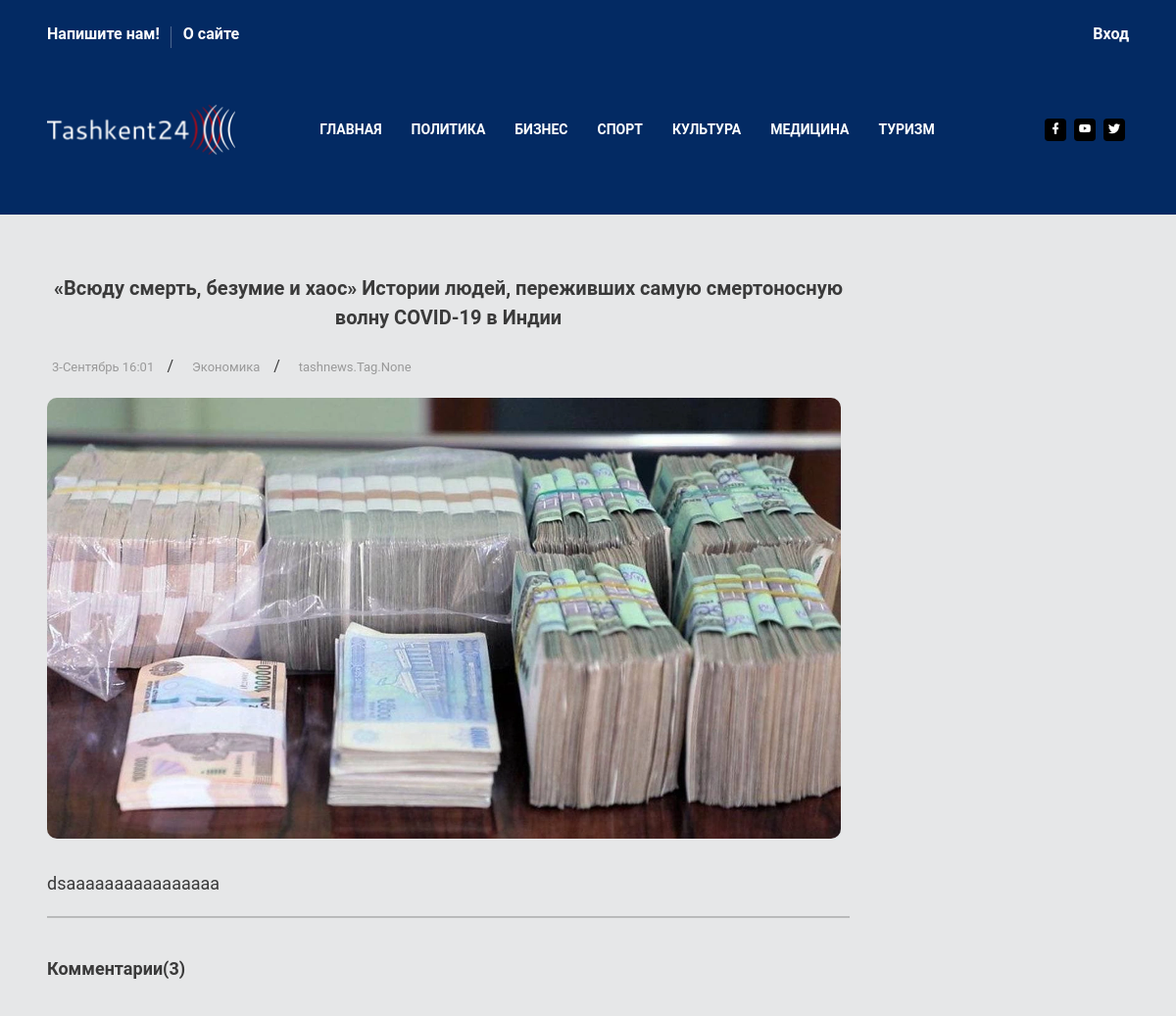
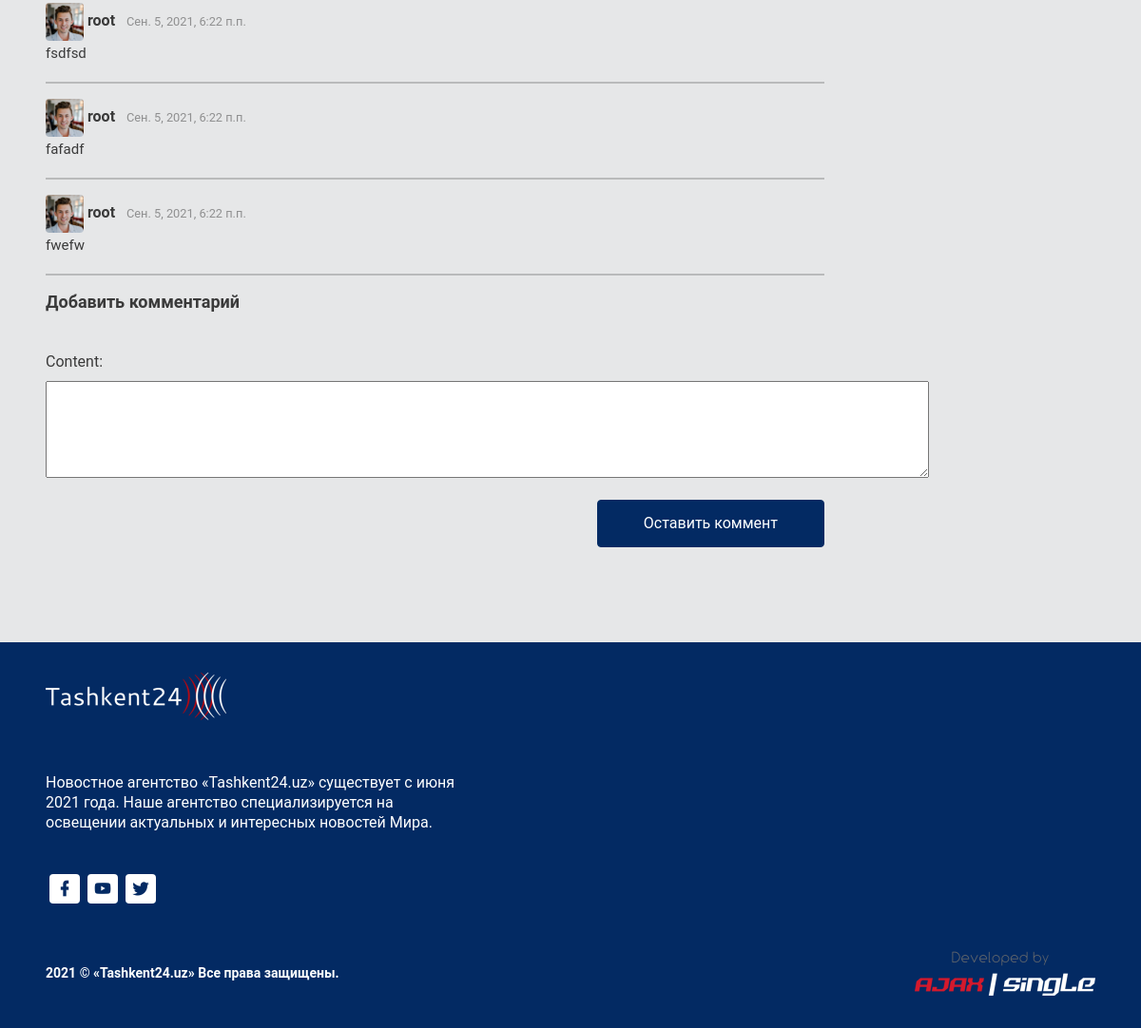
/news/12/, run on the app's committed database (2 pictures, top to bottom).
### tashnews/models.py (models this page shows, shortened)
class News(models.Model):
    category = models.ForeignKey(Category, on_delete=models.CASCADE)
    title = models.CharField(max_length=250)
    content = models.TextField()
    image = models.ImageField(default='default.jpg', upload_to='news_pics')
    created = models.DateTimeField(auto_now_add=True)
    published = models.BooleanField(default=True)
    tags = models.ManyToManyField(Tag)
    class Meta:
        verbose_name_plural = 'News'

class Category(models.Model):
    name = models.CharField(max_length=200)
    def __str__(self):
        return self.name
    class Meta:
        verbose_name_plural = 'Categories'

class Comment(models.Model):
    user = models.ForeignKey(User, on_delete=models.CASCADE, null=True)
    date = models.DateTimeField(auto_now_add=True, null=True)
    post = models.ForeignKey(News, on_delete=models.CASCADE)
    content = models.TextField()

### users/models.py (models this page shows, shortened)
class Profile(models.Model):
    user = models.OneToOneField(User, on_delete=models.CASCADE)
    image = models.ImageField(default='default.jpg', upload_to='profile_pics')

### tashnews/views.py (the view, shortened to what this page needs)
# urls.py: path('news/<int:pk>/', NewDetailView.as_view(), name='news-detail'),
class NewDetailView(DetailView):
    model = News
    template_name = 'news_detail.html'
    context_object_name = 'news'
    form = CommentForm
    def get_context_data(self, **kwargs):
        post_comments = Comment.objects.all().filter(post=self.object.id)
        post_comments_count = Comment.objects.all().filter(post=self.object.id).count()
        context = super().get_context_data(**kwargs)
        context['form'] = self.form
        context['post_comments'] = post_comments
        context['post_comments_count'] = post_comments_count
        return context

### tashnews/templates/news_detail.html (shortened to what this page needs)
{% extends 'base.html' %}
{% load i18n %}
{% load crispy_forms_tags %}
{% block content %}
<div class="content-wrapper">
    <div class="container">
        <div class="row">
            <div class="col-md-9 mb40">
                <article>
                    <h3 class="font-weight-bold" style="line-height: 1.5; text-align: center">{{ object.title }}</h3>
                    <ul class="post-meta list-inline">
                            <li class="list-inline-item">
                                 <a href="#">{% language 'ru' %}
                                          {{ news.created | date:"j-F" }} {{ news.created|time:"H:i" }}
                                        {% endlanguage %}</a>
                            </li>
                            <li class="list-inline-item">
                                 <a href="#">{{ object.category }}</a>
                            </li>
                            <li class="list-inline-item">
                                 <a href="#">{{ object.tags}}</a>
                            </li>
                        </ul>
                    <img src="{{ object.image.url }}" alt="" class="img-fluid mb30" style="height: 450px; width: 810px; border-radius: 10px">
                    <div class="middle-side">
                        <div class="post-content">
                            <p style="font-size: 18px">{{ object.content|linebreaksbr }}</p>
                            <hr class="mb40">
                            <h4 class="mb40 font-weight-bold">Комментарии({{ post_comments_count }})</h4>
                            <div class="media-list">
                                {% for comment in post_comments %}
                                    <div class="media-body">
                                        <div class="small-1">
                                            <img src="{{ comment.user.profile.image.url }}"  style="height: 40px" alt="" class="rounded article-img">
                                            <b>{{ comment.user }}</b>
                                            <time class="ml-2 small" style="opacity: 0.5">{% language 'ru' %}
                                                {{ comment.date }}
                                            {% endlanguage %}</time>
                                        </div>
                                        <p>{{ comment.content }}</p>
                                        <hr>
                                    </div>
                                {% endfor %}
                            </div>
                            <h4 class="mb40 font-weight-bold">Добавить комментарий</h4>
                            <form method="POST">
                                <div class="form-group">
                                    {{ form }}
                                </div>
                                <div class="clearfix float-right">
                                    <button type='submit' class="btn btn-primary btn-lg" >Оставить коммент</button>
                                </div>
                            </form>
                        </div>
                    </div>
                </article>
            </div>
        </div>
    </div>
</div>
{% endblock content %}

### tashnews/templates/base.html (shortened to what this page needs)
{% load static %}
<!DOCTYPE html>
<html lang="zxx">
  <head>
    <link rel="stylesheet" href="{% static '/assets/vendors/mdi/css/materialdesignicons.min.css' %}">
    <link href="https://cdn.jsdelivr.net/npm/bootstrap@5.1.0/dist/css/bootstrap.min.css" rel="stylesheet">
    <link rel="stylesheet" href="{% static 'assets/css/style.css' %}">
  </head>
  <body>
  {% include 'navbar.html' %}
    {% block content %}
    {% endblock content%}
  {% include 'footer.html' %}
  </body>
</html>

### tashnews/templates/navbar.html (shortened to what this page needs)
{% load static %}
<header id="header">
          <div class="container">
            <nav class="navbar navbar-expand-lg navbar-light">
              <div class="navbar-top">
                <div class="d-flex justify-content-between align-items-center">
                  <ul class="navbar-top-left-menu">
                    <li class="nav-item">
                      <a href="{% url 'feedback' %}" class="nav-link">Напишите нам!</a>
                    </li>
                    <li class="nav-item">
                      <a href="{% url 'about' %}" class="nav-link">О сайте</a>
                    </li>
                  </ul>
                  <ul class="navbar-top-right-menu">
                    <li class="nav-item">
                        {% if user.is_authenticated %}
                            <a href="{% url 'profile' %}" class="nav-link">Профиль({{ user.username }})</a>&ensp;
                            <a href="{% url 'logout' %}" class="nav-link">Выход</a>
                        {% else %}
                            <a href="{% url 'login' %}" class="nav-link">Вход</a>
                        {% endif %}
                    </li>
                  </ul>
                </div>
              </div>
              <div class="navbar-bottom">
                <div class="d-flex justify-content-between align-items-center">
                  <div>
                    <a class="navbar-brand" href="{% url 'home' %}"><img src="{% static 'assets/images/logo.jpg' %}" alt=""></a>
                  </div>
                  <div>
                    <div
                      class="navbar-collapse justify-content-center collapse"
                      id="navbarSupportedContent"
                    >
                      <ul
                        class="navbar-nav d-lg-flex justify-content-between align-items-center"
                      >
                        <li class="nav-item active">
                          <a class="nav-link" href="{% url 'home' %}">Главная</a>
                        </li>
                        <li class="nav-item">
                          <a class="nav-link" href="pages/magazine.html">Политика</a>
                        </li>
                        <li class="nav-item">
                          <a class="nav-link" href="pages/business.html">Бизнес</a>
                        </li>
                        <li class="nav-item">
                          <a class="nav-link" href="pages/sports.html">Спорт</a>
                        </li>
                        <li class="nav-item">
                          <a class="nav-link" href="pages/art.html">Культура</a>
                        </li>
                        <li class="nav-item">
                          <a class="nav-link" href="pages/politics.html">Медицина</a>
                        </li>
                        <li class="nav-item">
                          <a class="nav-link" href="pages/travel.html">Туризм</a>
                        </li>
                      </ul>
                    </div>
                  </div>
                  <ul class="social-media">
                    <li>
                      <a href="#">
                        <i class="mdi mdi-facebook"></i>
                      </a>
                    </li>
                    <li>
                      <a href="#">
                        <i class="mdi mdi-youtube"></i>
                      </a>
                    </li>
                    <li>
                      <a href="#">
                        <i class="mdi mdi-twitter"></i>
                      </a>
                    </li>
                  </ul>
                </div>
              </div>
            </nav>
          </div>
        </header>

### tashnews/templates/footer.html
{% load static %}
<footer style="height: 200px">
          <div class="footer-top">
            <div class="container">
              <div class="row">
                <div class="col-sm-5">
                  <img src="{% static 'assets/images/logo.jpg' %}" class="footer-logo" alt="" />
                  <h5 class="font-weight-normal mt-4 mb-5">
                    Новостное агентство «Tashkent24.uz» существует с июня 2021 года.
                      Наше агентство специализируется на освещении актуальных и интересных новостей Мира.
                  </h5>
                  <ul class="social-media mb-3">
                    <li>
                      <a href="#">
                        <i class="mdi mdi-facebook"></i>
                      </a>
                    </li>
                    <li>
                      <a href="#">
                        <i class="mdi mdi-youtube"></i>
                      </a>
                    </li>
                    <li>
                      <a href="#">
                        <i class="mdi mdi-twitter"></i>
                      </a>
                    </li>
                  </ul>
                </div>
                  <div class="col-sm-12">
                  <div class="d-sm-flex justify-content-between align-items-center">
                    <div class="fs-14 font-weight-600">
                      2021 <a target="blank" class="text-white">© «Tashkent24.uz» </a> Все права защищены.
                    </div>
                    <div class="fs-14 font-weight-600">
                      <a href="https://www.instagram.com/djabbaroov/"><img src="{% static 'assets/images/ajax.jpg' %}" class="footer-logo" alt="" /></a>
                    </div>
                  </div>
                </div>
              </div>
            </div>
          </div>
        </footer>

### data on the page
News: title "«Всюду смерть, безумие и хаос» Истории людей, переживших самую смертоносную волну COVID-19 в Индии", created "3-Сентябрь", created "16:01", category "Экономика", tags "tashnews.Tag.None", image (picture), content "dsaaaaaaaaaaaaaaaa"
Comment: user.profile.image (picture), user "root", date "Сен. 5, 2021, 6:22 п.п.", content "fsdfsd"
Comment: user.profile.image (picture), user "root", date "Сен. 5, 2021, 6:22 п.п.", content "fafadf"
Comment: user.profile.image (picture), user "root", date "Сен. 5, 2021, 6:22 п.п.", content "fwefw"

### other printed values
{{ post_comments_count }} "3"
